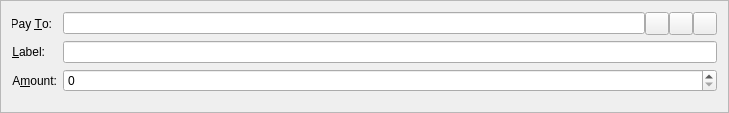
<?xml version="1.0" encoding="UTF-8"?>
<ui version="4.0">
 <class>SendCoinsEntry</class>
 <widget class="QFrame" name="SendCoinsEntry">
  <property name="geometry">
   <rect>
    <x>0</x>
    <y>0</y>
    <width>729</width>
    <height>113</height>
   </rect>
  </property>
  <property name="windowTitle">
   <string>Form</string>
  </property>
  <property name="frameShape">
   <enum>QFrame::StyledPanel</enum>
  </property>
  <property name="frameShadow">
   <enum>QFrame::Sunken</enum>
  </property>
  <layout class="QFormLayout" name="formLayout">
   <property name="fieldGrowthPolicy">
    <enum>QFormLayout::AllNonFixedFieldsGrow</enum>
   </property>
   <item row="0" column="0">
    <widget class="QLabel" name="label_2">
     <property name="text">
      <string>Pay &amp;To:</string>
     </property>
     <property name="alignment">
      <set>Qt::AlignRight|Qt::AlignTrailing|Qt::AlignVCenter</set>
     </property>
     <property name="buddy">
      <cstring>payTo</cstring>
     </property>
    </widget>
   </item>
   <item row="0" column="1">
    <layout class="QHBoxLayout" name="payToLayout">
     <property name="spacing">
      <number>0</number>
     </property>
     <item>
      <widget class="QValidatedLineEdit" name="payTo">
       <property name="toolTip">
        <string>The address to send the payment to  (e.g. 4Zo1ga6xuKuQ7JV7M9rGDoxdbYwV5zgQJ5)</string>
       </property>
       <property name="maxLength">
        <number>34</number>
       </property>
      </widget>
     </item>
     <item>
      <widget class="QToolButton" name="addressBookButton">
       <property name="toolTip">
        <string>Choose address from address book</string>
       </property>
       <property name="text">
        <string/>
       </property>
       <property name="icon">
        <iconset resource="../magi.qrc">
         <normaloff>:/icons/address-book</normaloff>:/icons/address-book</iconset>
       </property>
       <property name="shortcut">
        <string>Alt+A</string>
       </property>
      </widget>
     </item>
     <item>
      <widget class="QToolButton" name="pasteButton">
       <property name="toolTip">
        <string>Paste address from clipboard</string>
       </property>
       <property name="text">
        <string/>
       </property>
       <property name="icon">
        <iconset resource="../magi.qrc">
         <normaloff>:/icons/editpaste</normaloff>:/icons/editpaste</iconset>
       </property>
       <property name="shortcut">
        <string>Alt+P</string>
       </property>
      </widget>
     </item>
     <item>
      <widget class="QToolButton" name="deleteButton">
       <property name="toolTip">
        <string>Remove this recipient</string>
       </property>
       <property name="text">
        <string/>
       </property>
       <property name="icon">
        <iconset resource="../magi.qrc">
         <normaloff>:/icons/remove</normaloff>:/icons/remove</iconset>
       </property>
      </widget>
     </item>
    </layout>
   </item>
   <item row="1" column="0">
    <widget class="QLabel" name="label_4">
     <property name="text">
      <string>&amp;Label:</string>
     </property>
     <property name="alignment">
      <set>Qt::AlignRight|Qt::AlignTrailing|Qt::AlignVCenter</set>
     </property>
     <property name="buddy">
      <cstring>addAsLabel</cstring>
     </property>
    </widget>
   </item>
   <item row="1" column="1">
    <layout class="QHBoxLayout" name="horizontalLayout_2">
     <property name="spacing">
      <number>0</number>
     </property>
     <item>
      <widget class="QValidatedLineEdit" name="addAsLabel">
       <property name="enabled">
        <bool>true</bool>
       </property>
       <property name="toolTip">
        <string>Enter a label for this address to add it to your address book</string>
       </property>
      </widget>
     </item>
    </layout>
   </item>
   <item row="2" column="0">
    <widget class="QLabel" name="label">
     <property name="text">
      <string>A&amp;mount:</string>
     </property>
     <property name="alignment">
      <set>Qt::AlignRight|Qt::AlignTrailing|Qt::AlignVCenter</set>
     </property>
     <property name="buddy">
      <cstring>payAmount</cstring>
     </property>
    </widget>
   </item>
   <item row="2" column="1">
    <widget class="BitcoinAmountField" name="payAmount"/>
   </item>
  </layout>
 </widget>
 <customwidgets>
  <customwidget>
   <class>BitcoinAmountField</class>
   <extends>QSpinBox</extends>
   <header>bitcoinamountfield.h</header>
   <container>1</container>
  </customwidget>
  <customwidget>
   <class>QValidatedLineEdit</class>
   <extends>QLineEdit</extends>
   <header>qvalidatedlineedit.h</header>
  </customwidget>
 </customwidgets>
 <resources>
  <include location="../magi.qrc"/>
 </resources>
 <connections/>
</ui>
